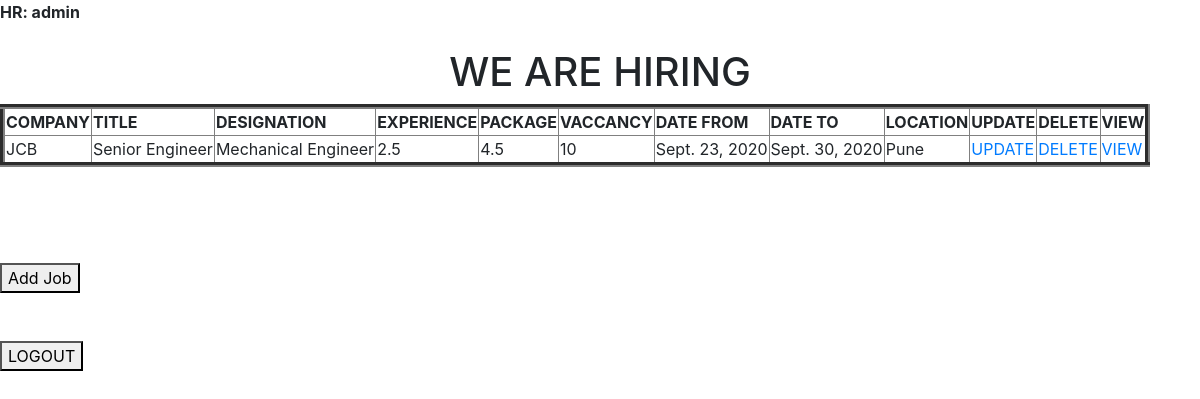
/readmechjob/12/ (signed in), run on the app's committed database.
### adminapp/models.py (models this page shows, shortened)
class MechJobs(models.Model):
    company = models.CharField(max_length=100)
    title = models.CharField(max_length=100)
    desgination = models.CharField(max_length=100)
    experience = models.FloatField()
    package = models.FloatField()
    vaccancy = models.IntegerField()
    date_from = models.DateField()
    date_to = models.DateField()
    location = models.ForeignKey(Address, on_delete=models.CASCADE, null=True)
    user = models.ManyToManyField(Usertable)
    hrtable = models.ForeignKey(User, on_delete=models.CASCADE, null=True)
    def __str__(self):
        return self.company

class Address(models.Model):
    city = models.CharField(max_length=100)
    def __str__(self):
        return self.city

### adminapp/views.py (the view)
# urls.py: path('readmechjob/<int:id>/', views.readmech_view, name='readmechjob'),
@login_required(login_url ='/login/')
def readmech_view(request,id):
    user = User.objects.get(pk=id)
    obj = MechJobs.objects.filter(hrtable__username=user.username)
    print(user, obj)
    return render(request, 'readmechjob.html',{'obj':obj})

### adminapp/templates/readmechjob.html
{% extends 'base.html' %}
{% block body %}
    <b>HR: {{request.user.username}}</b> <br><br>
    <h1 align=center> WE ARE HIRING</h1>
    <table border=5>
      <thead>
        <th>COMPANY</th>
        <th>TITLE</th>
        <th>DESIGNATION</th>
        <th>EXPERIENCE</th>
        <th>PACKAGE</th>
        <th>VACCANCY</th>
        <th>DATE FROM</th>
        <th>DATE TO</th>
        <th>LOCATION</th>
        <th>UPDATE</th>
        <th>DELETE</th>
        <th>VIEW</th>
      </thead>
    {% for x in obj %}
      <tr>
          <td>{{x.company}}</td>
          <td>{{x.title}}</td>
          <td>{{x.desgination}}</td>
          <td>{{x.experience}}</td>
          <td>{{x.package}}</td>
          <td>{{x.vaccancy}}</td>
          <td>{{x.date_from}}</td>
          <td>{{x.date_to}}</td>
          <td>{{x.location}}</td>
          <td><a href="{% url 'updatemechjob' x.id %}">UPDATE</a></td>
          <td><a href="{% url 'deletemechjob' x.id %}">DELETE</a></td>
          <td><a href="{% url 'resumemech' x.id %}">VIEW</a></td>
        </tr>
    {% endfor %}
  </table> <br> <br><br> <br>
  <form class="" action="/addmechjob/" method="POST"> {% csrf_token %}
    <button type="submit" name="button">Add Job</button>
  </form>
  <br> <br>
  <form class="" action="/logout/" method="POST"> {% csrf_token %}
    <button type="submit" name="button">LOGOUT</button>
  </form> <br>
{% endblock %}

### data on the page
MechJobs: company "JCB", title "Senior Engineer", desgination "Mechanical Engineer", experience "2.5", package "4.5", vaccancy "10", date_from "Sept. 23, 2020", date_to "Sept. 30, 2020", location "Pune"

### other printed values
{{ request.user.username }} "admin"
